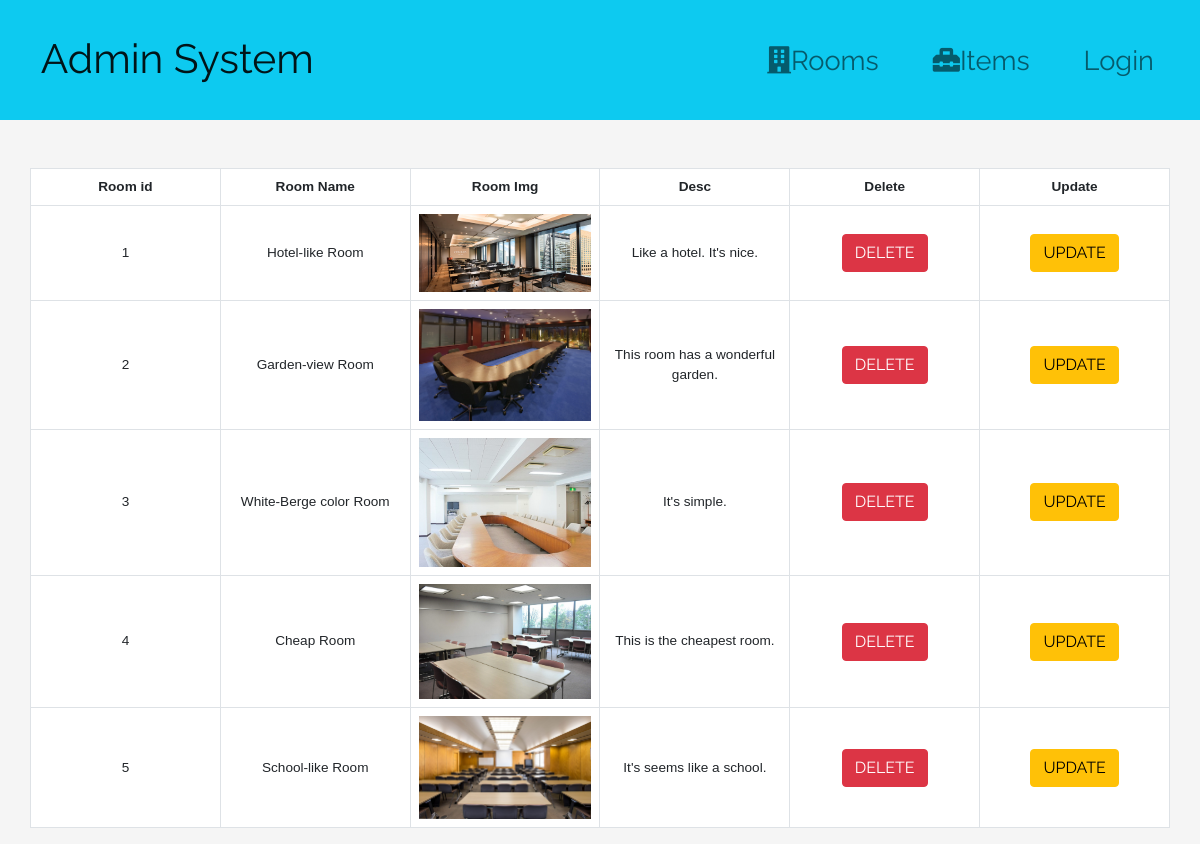
The page /adminroom.php on the database its author committed.
### tables this page shows
CREATE TABLE `Rooms` (
  `room_id` int(11) NOT NULL,
  `room_name` varchar(255) NOT NULL,
  `room_img` varchar(255) NOT NULL,
  `room_desc` varchar(255) NOT NULL,
  `status` varchar(255) DEFAULT NULL
);

### classes/database.php (called while the page is built, shortened)
<?php
    class Database{
        private $servername = "us-cdbr-east-04.cleardb.com";
        private $username = "bf4d33fd1525b8";
        private $password = "c5791799";
        private $db_name = "heroku_1fdf15f259283b0";
        function __construct(){
            return $this->conn = new mysqli($this->servername,$this->username,$this->password,$this->db_name,);
        }
    }

### action.php (called while the page is built, shortened)
<?php
    include 'classes/Users.php';
    $userobj = new Users;
    ?>

### classes/Users.php (called while the page is built, shortened)
<?php
    include 'database.php';
    class Users extends Database{
        function get_room(){
            $sql = "SELECT * From Rooms";
            $result = $this->conn->query($sql);
            if($result->num_rows>0){
                $row = array();
                while($rows = $result->fetch_assoc()){
                    $row[] = $rows;
                }
                return $row;
            }else{
                return FALSE;
            }
        }
    }
?>

### adminroom.php (the view, shortened to what this page needs)
<?php
    include 'action.php';
?>
<!doctype html>
<html lang="en">
  <head>
    <link rel="stylesheet" href="https://cdn.jsdelivr.net/npm/bootstrap@5.0.2/dist/css/bootstrap.min.css">
    <?php include 'adminheader.php' ?>
</head>
<body>
<div class="container mx-auto mt-5">
    <div class="row">
        <table class="table table-bordered admintable align-middle bg-white">
            <thead class="thead-light text-center">
                <th>Room id</th>
                <th>Room Name</th>
                <th>Room Img</th>
                <th>Desc</th>
                <th>Delete</th>
                <th>Update</th>
            </thead>
            <tbody class="text-center">
                <?php foreach($userobj->get_room() as $row): ?>
                    <?php $img = $row['room_img'] ?>
                        <tr>
                            <td><?php echo $row['room_id'] ?></td>
                            <td><?php echo $row['room_name'] ?></td>
                            <td><img src="img/<?php echo $img ?>" alt="" class="adminroomimg"></td>
                            <td><?php echo $row['room_desc'] ?></td>
                            <td><a href="admindeleteroom.php?room_id=<?php echo$row['room_id']?>" class="btn btn-danger">DELETE</a></td>
                            <td><a href="adminupdateroom.php?room_id=<?php echo$row['room_id']?>" class="btn btn-warning">UPDATE</a></td>
                        </tr>
                <?php endforeach; ?>
            </tbody>
        </table>
    </div>
</div>
  </body>
</html>

### css/style.css (style rules this page uses)
* { margin: 0; padding: 0; border: none; outline: none; box-sizing: border-box; }
p, span, a, label, input { font-family: 'Raleway', sans-serif; }
body { margin: 0; font-family: "Montserrat", sans-serif; font-size: 0.85rem; font-weight: 400; line-height: 1.5; color: #212529; text-align: left; background-color: #f5f5f5;; }
.admintable { width:100%; table-layout:fixed; }
.adminroomimg { width: 100%; }

### rows shown on the page
rooms: room_id "1", room_name "Hotel-like Room", room_img (picture), room_desc "Like a hotel. It's nice."
rooms: room_id "2", room_name "Garden-view Room", room_img (picture), room_desc "This room has a wonderful garden."
rooms: room_id "3", room_name "White-Berge color Room", room_img (picture), room_desc "It's simple."
rooms: room_id "4", room_name "Cheap Room", room_img (picture), room_desc "This is the cheapest room."
rooms: room_id "5", room_name "School-like Room", room_img (picture), room_desc "It's seems like a school."
